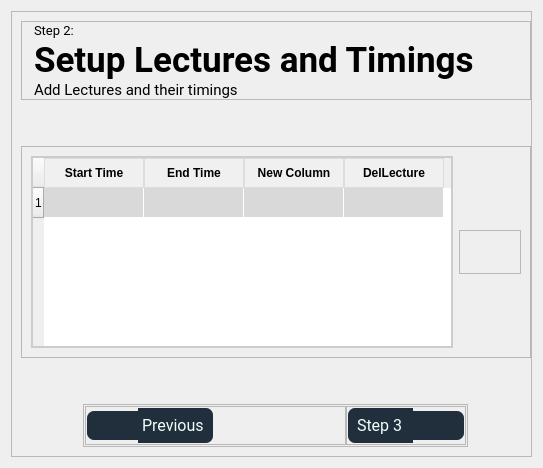
                <widget class="QWidget" name="LectureTimePage">
                 <property name="styleSheet">
                  <string notr="true"/>
                 </property>
                 <layout class="QVBoxLayout" name="verticalLayout_35">
                  <item alignment="Qt::AlignmentFlag::AlignHCenter|Qt::AlignmentFlag::AlignTop">
                   <widget class="QFrame" name="LectureTimePageFrame1">
                    <property name="minimumSize">
                     <size>
                      <width>0</width>
                      <height>370</height>
                     </size>
                    </property>
                    <property name="maximumSize">
                     <size>
                      <width>16777215</width>
                      <height>620</height>
                     </size>
                    </property>
                    <property name="styleSheet">
                     <string notr="true">
QPushButton{
padding:5px;
background-color:rgb(33, 47, 61);
}


QPushButton:hover {
border-style: solid;
border-width: 1px;
border-color: rgb(255, 255, 255)
}

QTableWidget {
    background-color: rgb(255, 255, 255);
    border: 2px solid #ccc;
    font-size: 14px;

}

QHeaderView::section:horizontal {
    font-weight: bold;
    background-color: #f0f0f0;
    padding: 5px;
    border: 1px solid #ddd;
}
QTableWidget::item:selected {
    background-color: #3498db;
    color: white;
}

QTableWidget::item {
	background-color:rgba(0,0,0,0.15)	;
    padding: 4px;
    border: none;
}

#Heading1Frame_2{
border-left: 3px solid rgb(33, 47, 61);
padding-left: 10px;
}

#AddMoreLecture_Button{
background: none;
border:none
}
</string>
                    </property>
                    <property name="frameShape">
                     <enum>QFrame::Shape::StyledPanel</enum>
                    </property>
                    <property name="frameShadow">
                     <enum>QFrame::Shadow::Raised</enum>
                    </property>
                    <layout class="QVBoxLayout" name="verticalLayout_14">
                     <property name="rightMargin">
                      <number>0</number>
                     </property>
                     <item>
                      <widget class="QFrame" name="Heading1Frame_2">
                       <property name="frameShape">
                        <enum>QFrame::Shape::StyledPanel</enum>
                       </property>
                       <property name="frameShadow">
                        <enum>QFrame::Shadow::Raised</enum>
                       </property>
                       <layout class="QVBoxLayout" name="verticalLayout_33">
                        <property name="spacing">
                         <number>0</number>
                        </property>
                        <property name="leftMargin">
                         <number>0</number>
                        </property>
                        <property name="topMargin">
                         <number>0</number>
                        </property>
                        <property name="rightMargin">
                         <number>0</number>
                        </property>
                        <property name="bottomMargin">
                         <number>0</number>
                        </property>
                        <item>
                         <widget class="QLabel" name="Heading1_2">
                          <property name="font">
                           <font>
                            <family>Roboto</family>
                            <pointsize>10</pointsize>
                           </font>
                          </property>
                          <property name="text">
                           <string>Step 2:</string>
                          </property>
                         </widget>
                        </item>
                        <item>
                         <widget class="QLabel" name="MainLabel_2">
                          <property name="font">
                           <font>
                            <family>Roboto</family>
                            <pointsize>26</pointsize>
                            <bold>true</bold>
                           </font>
                          </property>
                          <property name="text">
                           <string>Setup Lectures and Timings</string>
                          </property>
                         </widget>
                        </item>
                        <item>
                         <widget class="QLabel" name="label_9">
                          <property name="font">
                           <font>
                            <family>Roboto</family>
                            <pointsize>11</pointsize>
                           </font>
                          </property>
                          <property name="text">
                           <string>Add Lectures and their timings</string>
                          </property>
                         </widget>
                        </item>
                       </layout>
                      </widget>
                     </item>
                     <item>
                      <spacer name="verticalSpacer_10">
                       <property name="orientation">
                        <enum>Qt::Orientation::Vertical</enum>
                       </property>
                       <property name="sizeHint" stdset="0">
                        <size>
                         <width>20</width>
                         <height>40</height>
                        </size>
                       </property>
                      </spacer>
                     </item>
                     <item>
                      <widget class="QFrame" name="frame_3">
                       <property name="frameShape">
                        <enum>QFrame::Shape::StyledPanel</enum>
                       </property>
                       <property name="frameShadow">
                        <enum>QFrame::Shadow::Raised</enum>
                       </property>
                       <layout class="QHBoxLayout" name="horizontalLayout_14">
                        <item>
                         <widget class="QTableWidget" name="LectureTable">
                          <property name="sizePolicy">
                           <sizepolicy hsizetype="Preferred" vsizetype="Preferred">
                            <horstretch>0</horstretch>
                            <verstretch>0</verstretch>
                           </sizepolicy>
                          </property>
                          <property name="minimumSize">
                           <size>
                            <width>422</width>
                            <height>0</height>
                           </size>
                          </property>
                          <property name="maximumSize">
                           <size>
                            <width>16777215</width>
                            <height>16777215</height>
                           </size>
                          </property>
                          <property name="styleSheet">
                           <string notr="true">QPushButton{
background: none;
border:none;
padding:1px;
}

QPushButton:hover{
padding:2px;
}</string>
                          </property>
                          <property name="frameShape">
                           <enum>QFrame::Shape::NoFrame</enum>
                          </property>
                          <property name="lineWidth">
                           <number>1</number>
                          </property>
                          <property name="midLineWidth">
                           <number>0</number>
                          </property>
                          <property name="verticalScrollBarPolicy">
                           <enum>Qt::ScrollBarPolicy::ScrollBarAlwaysOff</enum>
                          </property>
                          <property name="autoScroll">
                           <bool>true</bool>
                          </property>
                          <property name="dragDropOverwriteMode">
                           <bool>false</bool>
                          </property>
                          <property name="selectionMode">
                           <enum>QAbstractItemView::SelectionMode::SingleSelection</enum>
                          </property>
                          <property name="selectionBehavior">
                           <enum>QAbstractItemView::SelectionBehavior::SelectRows</enum>
                          </property>
                          <property name="gridStyle">
                           <enum>Qt::PenStyle::NoPen</enum>
                          </property>
                          <property name="rowCount">
                           <number>1</number>
                          </property>
                          <attribute name="horizontalHeaderVisible">
                           <bool>true</bool>
                          </attribute>
                          <attribute name="horizontalHeaderMinimumSectionSize">
                           <number>32</number>
                          </attribute>
                          <attribute name="horizontalHeaderHighlightSections">
                           <bool>true</bool>
                          </attribute>
                          <attribute name="verticalHeaderCascadingSectionResizes">
                           <bool>false</bool>
                          </attribute>
                          <row/>
                          <column>
                           <property name="text">
                            <string>Start Time</string>
                           </property>
                          </column>
                          <column>
                           <property name="text">
                            <string>End Time</string>
                           </property>
                          </column>
                          <column>
                           <property name="text">
                            <string>New Column</string>
                           </property>
                          </column>
                          <column>
                           <property name="text">
                            <string>DelLecture</string>
                           </property>
                           <property name="background">
                            <color>
                             <red>255</red>
                             <green>255</green>
                             <blue>255</blue>
                            </color>
                           </property>
                          </column>
                         </widget>
                        </item>
                        <item alignment="Qt::AlignmentFlag::AlignHCenter|Qt::AlignmentFlag::AlignVCenter">
                         <widget class="QFrame" name="frame_4">
                          <property name="frameShape">
                           <enum>QFrame::Shape::StyledPanel</enum>
                          </property>
                          <property name="frameShadow">
                           <enum>QFrame::Shadow::Raised</enum>
                          </property>
                          <property name="lineWidth">
                           <number>0</number>
                          </property>
                          <layout class="QVBoxLayout" name="verticalLayout_34">
                           <item>
                            <widget class="QPushButton" name="AddMoreLecture_Button">
                             <property name="text">
                              <string/>
                             </property>
                             <property name="icon">
                              <iconset resource="../ui_resources/Images &amp; Icons/resource.qrc">
                               <normaloff>:/Add button logo Black.png</normaloff>:/Add button logo Black.png</iconset>
                             </property>
                             <property name="iconSize">
                              <size>
                               <width>25</width>
                               <height>25</height>
                              </size>
                             </property>
                            </widget>
                           </item>
                          </layout>
                         </widget>
                        </item>
                       </layout>
                      </widget>
                     </item>
                     <item>
                      <spacer name="verticalSpacer_5">
                       <property name="orientation">
                        <enum>Qt::Orientation::Vertical</enum>
                       </property>
                       <property name="sizeHint" stdset="0">
                        <size>
                         <width>20</width>
                         <height>40</height>
                        </size>
                       </property>
                      </spacer>
                     </item>
                     <item alignment="Qt::AlignmentFlag::AlignHCenter|Qt::AlignmentFlag::AlignBottom">
                      <widget class="QFrame" name="BottomButtons_2">
                       <property name="sizePolicy">
                        <sizepolicy hsizetype="Expanding" vsizetype="Fixed">
                         <horstretch>0</horstretch>
                         <verstretch>0</verstretch>
                        </sizepolicy>
                       </property>
                       <property name="minimumSize">
                        <size>
                         <width>385</width>
                         <height>43</height>
                        </size>
                       </property>
                       <property name="styleSheet">
                        <string notr="true">
QPushButton{
text-align:left;
padding: 5px;
border:none;
border-radius:0px;
}

#NextButton_2{
border-top-right-radius: 7px;
border-Bottom-right-radius: 7px;
}

#PreviousButton_2{
border-top-left-radius: 7px;
border-Bottom-left-radius: 7px;
}


QLabel{
Background-color: rgb(33, 47, 61);
color:   rgb(240, 255, 253);
}

#NextButton_Label_2{
border-bottom-left-radius: 7px;
border-top-left-radius: 7px;
padding-left: 5px;
}

#PreviousButton_Label_2{
border-top-right-radius: 7px;
border-Bottom-right-radius: 7px;
padding-right: 5px;
}

#NextButtonFrame:hover{
border: 1px solid rgb(33, 47, 61);
border-radius: 7px;
}
#PreviousButtonFrame:hover{
border: 1px solid rgb(33, 47, 61);
border-radius: 7px;
}</string>
                       </property>
                       <property name="frameShape">
                        <enum>QFrame::Shape::StyledPanel</enum>
                       </property>
                       <property name="frameShadow">
                        <enum>QFrame::Shadow::Raised</enum>
                       </property>
                       <property name="lineWidth">
                        <number>0</number>
                       </property>
                       <layout class="QHBoxLayout" name="horizontalLayout_11">
                        <property name="spacing">
                         <number>0</number>
                        </property>
                        <property name="leftMargin">
                         <number>1</number>
                        </property>
                        <property name="topMargin">
                         <number>1</number>
                        </property>
                        <property name="rightMargin">
                         <number>1</number>
                        </property>
                        <property name="bottomMargin">
                         <number>1</number>
                        </property>
                        <item>
                         <widget class="QFrame" name="PreviousButtonFrame_2">
                          <property name="frameShape">
                           <enum>QFrame::Shape::StyledPanel</enum>
                          </property>
                          <property name="frameShadow">
                           <enum>QFrame::Shadow::Raised</enum>
                          </property>
                          <property name="lineWidth">
                           <number>0</number>
                          </property>
                          <layout class="QHBoxLayout" name="horizontalLayout_12">
                           <property name="spacing">
                            <number>0</number>
                           </property>
                           <property name="leftMargin">
                            <number>1</number>
                           </property>
                           <property name="topMargin">
                            <number>1</number>
                           </property>
                           <property name="rightMargin">
                            <number>1</number>
                           </property>
                           <property name="bottomMargin">
                            <number>1</number>
                           </property>
                           <item>
                            <widget class="QPushButton" name="PreviousButton_2">
                             <property name="sizePolicy">
                              <sizepolicy hsizetype="Fixed" vsizetype="Fixed">
                               <horstretch>0</horstretch>
                               <verstretch>0</verstretch>
                              </sizepolicy>
                             </property>
                             <property name="font">
                              <font>
                               <family>Roboto</family>
                               <pointsize>12</pointsize>
                              </font>
                             </property>
                             <property name="text">
                              <string/>
                             </property>
                             <property name="icon">
                              <iconset resource="../ui_resources/Images &amp; Icons/resource.qrc">
                               <normaloff>:/PreviousLogo.png</normaloff>:/PreviousLogo.png</iconset>
                             </property>
                             <property name="iconSize">
                              <size>
                               <width>25</width>
                               <height>25</height>
                              </size>
                             </property>
                            </widget>
                           </item>
                           <item>
                            <widget class="QLabel" name="PreviousButton_Label_2">
                             <property name="sizePolicy">
                              <sizepolicy hsizetype="Fixed" vsizetype="Fixed">
                               <horstretch>0</horstretch>
                               <verstretch>0</verstretch>
                              </sizepolicy>
                             </property>
                             <property name="minimumSize">
                              <size>
                               <width>0</width>
                               <height>35</height>
                              </size>
                             </property>
                             <property name="font">
                              <font>
                               <family>Roboto</family>
                               <pointsize>12</pointsize>
                              </font>
                             </property>
                             <property name="lineWidth">
                              <number>0</number>
                             </property>
                             <property name="text">
                              <string>Previous</string>
                             </property>
                            </widget>
                           </item>
                           <item>
                            <spacer name="horizontalSpacer_2">
                             <property name="orientation">
                              <enum>Qt::Orientation::Horizontal</enum>
                             </property>
                             <property name="sizeHint" stdset="0">
                              <size>
                               <width>40</width>
                               <height>20</height>
                              </size>
                             </property>
                            </spacer>
                           </item>
                          </layout>
                         </widget>
                        </item>
                        <item>
                         <widget class="QFrame" name="NextButtonFrame_2">
                          <property name="frameShape">
                           <enum>QFrame::Shape::StyledPanel</enum>
                          </property>
                          <property name="frameShadow">
                           <enum>QFrame::Shadow::Raised</enum>
                          </property>
                          <property name="lineWidth">
                           <number>0</number>
                          </property>
                          <layout class="QHBoxLayout" name="horizontalLayout_13">
                           <property name="spacing">
                            <number>0</number>
                           </property>
                           <property name="leftMargin">
                            <number>1</number>
                           </property>
                           <property name="topMargin">
                            <number>1</number>
                           </property>
                           <property name="rightMargin">
                            <number>1</number>
                           </property>
                           <property name="bottomMargin">
                            <number>1</number>
                           </property>
                           <item>
                            <widget class="QLabel" name="NextButton_Label_2">
                             <property name="sizePolicy">
                              <sizepolicy hsizetype="Fixed" vsizetype="Fixed">
                               <horstretch>0</horstretch>
                               <verstretch>0</verstretch>
                              </sizepolicy>
                             </property>
                             <property name="minimumSize">
                              <size>
                               <width>65</width>
                               <height>35</height>
                              </size>
                             </property>
                             <property name="font">
                              <font>
                               <family>Roboto</family>
                               <pointsize>12</pointsize>
                              </font>
                             </property>
                             <property name="lineWidth">
                              <number>0</number>
                             </property>
                             <property name="text">
                              <string>Step 3</string>
                             </property>
                            </widget>
                           </item>
                           <item>
                            <widget class="QPushButton" name="NextButton_2">
                             <property name="font">
                              <font>
                               <family>Roboto</family>
                               <pointsize>12</pointsize>
                              </font>
                             </property>
                             <property name="styleSheet">
                              <string notr="true"/>
                             </property>
                             <property name="text">
                              <string/>
                             </property>
                             <property name="icon">
                              <iconset resource="../ui_resources/Images &amp; Icons/resource.qrc">
                               <normaloff>:/NextLogo.png</normaloff>:/NextLogo.png</iconset>
                             </property>
                             <property name="iconSize">
                              <size>
                               <width>25</width>
                               <height>25</height>
                              </size>
                             </property>
                            </widget>
                           </item>
                          </layout>
                         </widget>
                        </item>
                       </layout>
                      </widget>
                     </item>
                    </layout>
                   </widget>
                  </item>
                 </layout>
                </widget>
